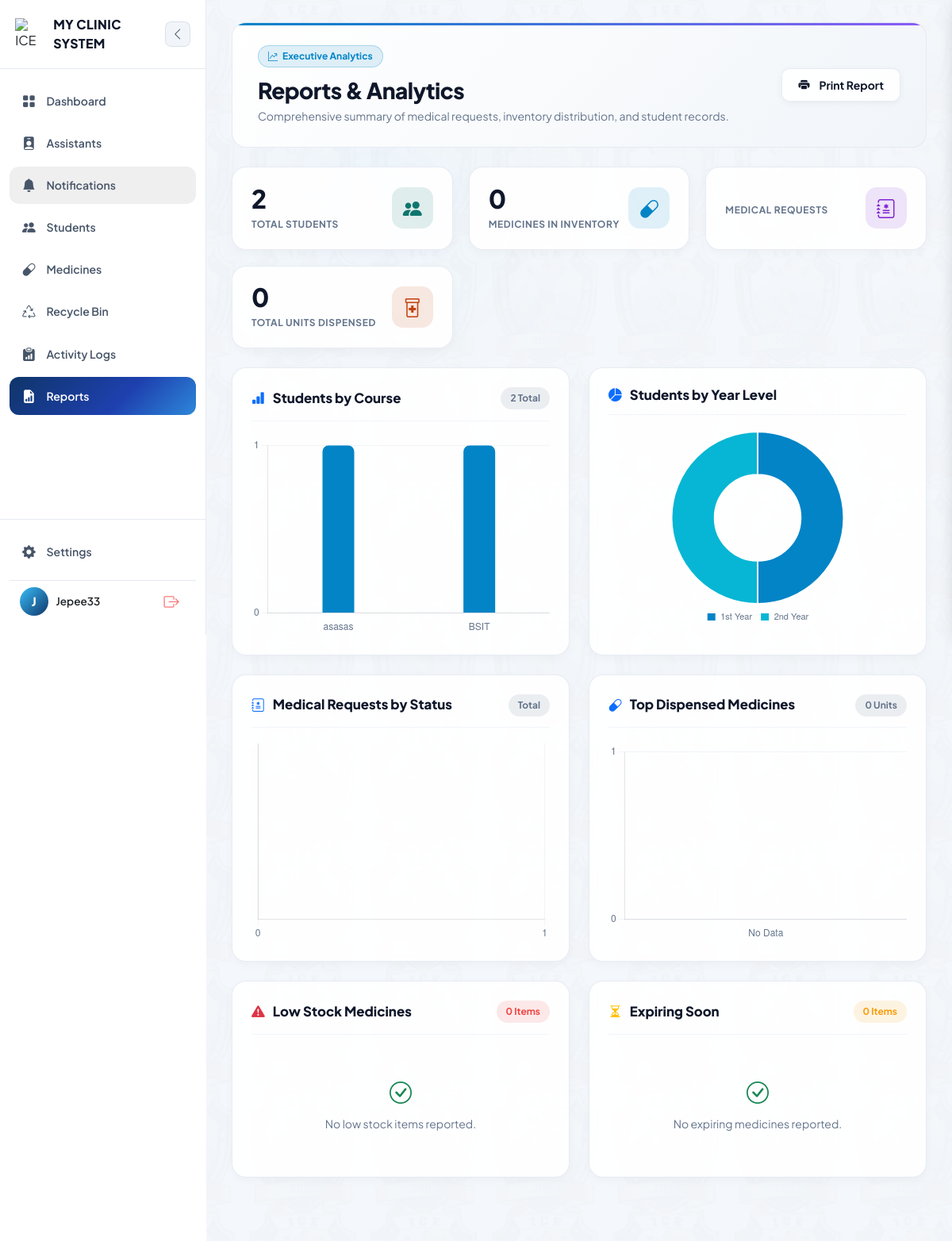
Page /reports/ (signed in) on the earlier database version.
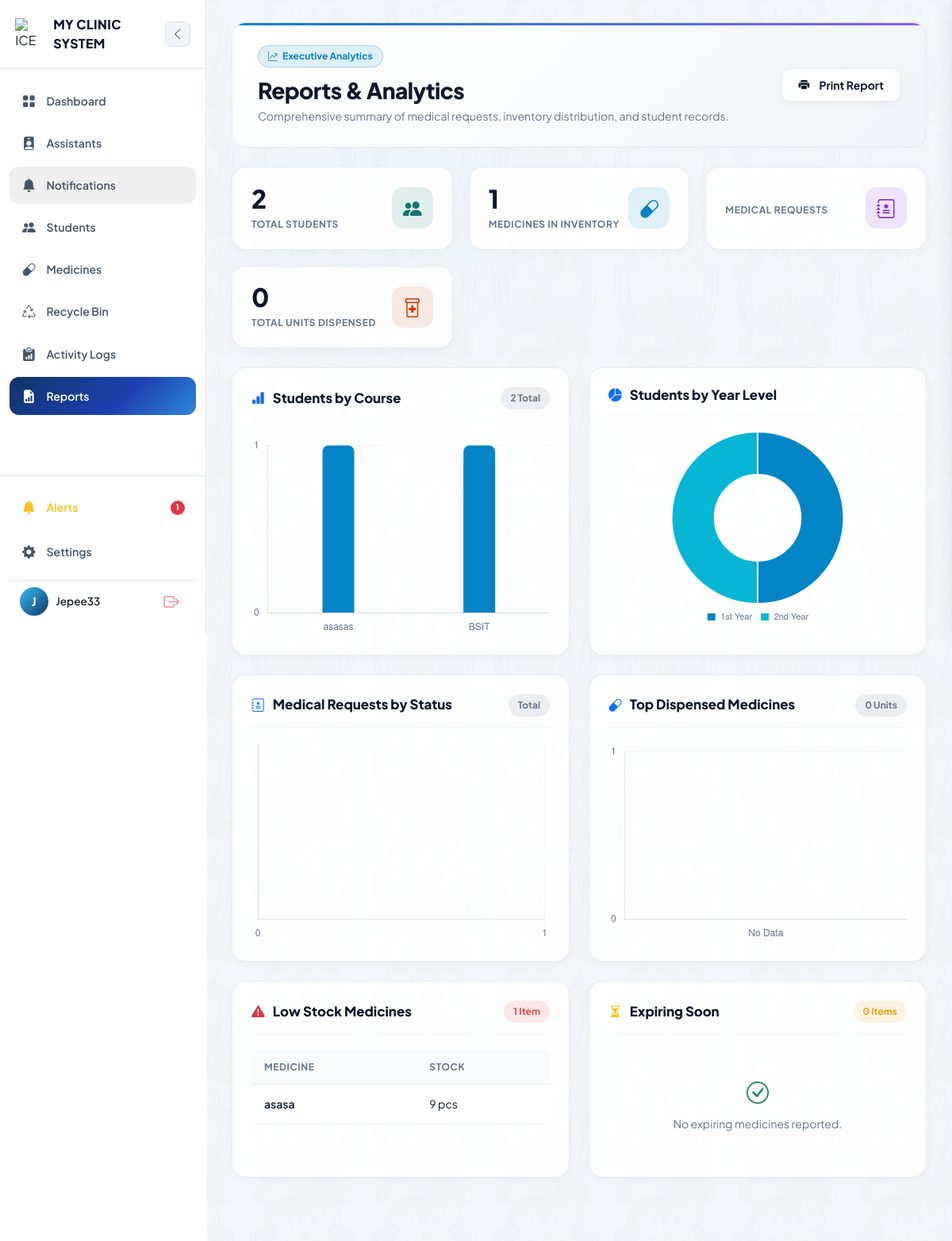
Same page on the later database version.
### clinic/models.py (models this page shows, shortened)
class Medicine(models.Model):
    name = models.CharField(max_length=150, unique=True)
    category = models.CharField(max_length=100, blank=True, help_text="hal. Pain Reliever, Antibiotic")
    quantity_in_stock = models.PositiveIntegerField(default=0)
    unit = models.CharField(max_length=30, default='pcs', help_text="hal. pcs, bottles, boxes")
    expiration_date = models.DateField(null=True, blank=True)
    low_stock_threshold = models.PositiveIntegerField(default=10)
    image = models.ImageField(upload_to='medicines/', blank=True, null=True, help_text="Upload an image of the medicine")
    date_added = models.DateTimeField(auto_now_add=True)
    is_deleted = models.BooleanField(default=False)
    deleted_at = models.DateTimeField(null=True, blank=True)
    deleted_by = models.ForeignKey(User, on_delete=models.SET_NULL, null=True, blank=True, related_name='medicines_moved_to_recycle_bin')
    @property
    def is_low_stock(self):
        return self.quantity_in_stock <= self.low_stock_threshold
    @property
    def is_expiring_soon(self):
        if not self.expiration_date:
            return False
        return self.expiration_date <= date.today() + timedelta(days=30)

### clinic/views/dashboard.py (the view)
# urls.py: path('reports/', views.reports, name='reports'),
@login_required
@role_required('admin', 'nurse')
def reports(request):
    students_by_course = (
        Student.objects.filter(is_deleted=False).values('course')
        .annotate(total=Count('id'))
        .order_by('-total')
    )
    students_by_year = (
        Student.objects.filter(is_deleted=False).values('year_level')
        .annotate(total=Count('id'))
        .order_by('year_level')
    )
    total_medicines = Medicine.objects.filter(is_deleted=False).count()
    low_stock_medicines = [m for m in Medicine.objects.filter(is_deleted=False) if m.is_low_stock]
    expiring_medicines = [m for m in Medicine.objects.filter(is_deleted=False) if m.is_expiring_soon]
    total_dispensed = MedicineRecord.objects.filter(is_deleted=False, student__is_deleted=False).aggregate(total=Sum('quantity'))['total'] or 0
    top_medicines = (
        MedicineRecord.objects.filter(is_deleted=False, student__is_deleted=False).values('medicine_name')
        .annotate(total=Sum('quantity'))
        .order_by('-total')[:5]
    )
    course_chart_data = {
        'labels': [c['course'] or 'N/A' for c in students_by_course],
        'data': [c['total'] for c in students_by_course],
    }
    year_chart_data = {
        'labels': [y['year_level'] or 'N/A' for y in students_by_year],
        'data': [y['total'] for y in students_by_year],
    }
    top_medicine_chart_data = {
        'labels': [m['medicine_name'] for m in top_medicines],
        'data': [m['total'] for m in top_medicines],
    }
    context = {
        'total_students': Student.objects.filter(is_deleted=False).count(),
        'total_medicines': total_medicines,
        'total_dispensed': total_dispensed,
        'low_stock_count': len(low_stock_medicines),
        'expiring_count': len(expiring_medicines),
        'low_stock_medicines': low_stock_medicines,
        'expiring_medicines': expiring_medicines,
        'course_chart_data': course_chart_data,
        'year_chart_data': year_chart_data,
        'top_medicine_chart_data': top_medicine_chart_data,
    }
    return render(request, 'clinic/auth/reports.html', context)

### clinic/templates/clinic/auth/reports.html (shortened to what the changed rows need)
{% extends "clinic/base.html" %}
{% load static %}
{% block content %}
<link rel="stylesheet" href="https://cdn.jsdelivr.net/npm/bootstrap-icons@1.11.1/font/bootstrap-icons.css">
<div class="cms-container">
    <div class="dashboard-hero-card mb-4 d-flex justify-content-between align-items-center flex-wrap gap-3">
        <div>
            <h1 class="hero-title">Reports &amp; Analytics</h1>
        </div>
    </div>
    <section class="report-grid" aria-label="Summary Cards">
        <article class="report-stat-card">
            <div class="meta">
                <div class="num">{{ total_medicines }}</div>
                <div class="label">Medicines in Inventory</div>
            </div>
        </article>
    </section>
    <section class="reports-grid-2" aria-label="Inventory Alerts">
        <article class="chart-panel mb-0">
            <div class="chart-panel-header">
                <h4><i class="bi bi-exclamation-triangle-fill text-danger"></i> Low Stock Medicines</h4>
                <span class="badge-soft danger">{{ low_stock_count }} Item{{ low_stock_count|pluralize }}</span>
            </div>
            {% if low_stock_medicines %}
            <div class="table-responsive">
                <table class="table alert-table m-0">
                    <thead>
                        <tr><th>Medicine</th><th>Stock</th></tr>
                    </thead>
                    <tbody>
                        {% for m in low_stock_medicines %}
                        <tr>
                            <td class="fw-semibold">{{ m.name }}</td>
                            <td>{{ m.quantity_in_stock }} {{ m.unit }}</td>
                        </tr>
                        {% endfor %}
                    </tbody>
                </table>
            </div>
            {% else %}
            <div class="empty-alert"><i class="bi bi-check-circle d-block fs-3 mb-2 text-success"></i> No low stock items reported.</div>
            {% endif %}
        </article>
    </section>
</div>
{% endblock %}

### clinic/templates/clinic/base.html (shortened to what the changed rows need)
{% load static %}
<!DOCTYPE html>
<html lang="en">
<head>
    <link href="https://cdn.jsdelivr.net/npm/bootstrap@5.3.0/dist/css/bootstrap.min.css" rel="stylesheet">
    <link rel="stylesheet" href="https://cdn.jsdelivr.net/npm/bootstrap-icons@1.11.0/font/bootstrap-icons.css">
</head>
<body class="bg-body text-body">
    <div style="display: flex; min-height: 100vh; width: 100%; position: relative;">
        <aside id="appSidebar">
            <div class="sidebar-footer-glass">
                {% if nav_low_stock_count %}
                <a href="{% url 'medicine_list' %}" class="nav-item-link" style="color: #fbbf24; margin-bottom: 0.5rem;"
                    title="Alerts">
                    <i class="bi bi-bell-fill"></i>
                    <span>Alerts</span>
                    <span class="badge rounded-pill bg-danger ms-auto nav-badge">{{ nav_low_stock_count }}</span>
                </a>
                {% endif %}
            </div>
        </aside>
        <div class="main-container">
            <main class="content-main"
                style="background-image: url(&quot;{% static 'clinic/img/studentbackground.png' %}&quot;); background-repeat: repeat; background-size: cover; background-attachment: fixed;">
                <div class="content-inner">
                    {% block content %}{% endblock %}
                </div>
            </main>
        </div>
    </div>
</body>
</html>

Differences in the rows shown:
now on this page (row edited): Medicine: name "asasa", quantity_in_stock "9", unit "pcs"
Other differences:
{{ nav_low_stock_count }}: (not shown) → "1"
{{ total_medicines }}: "0" → "1"
{{ low_stock_count }}: "0" → "1"
text no longer shown: "No low stock items reported."
text now shown: "Alerts MEDICINE STOCK"
